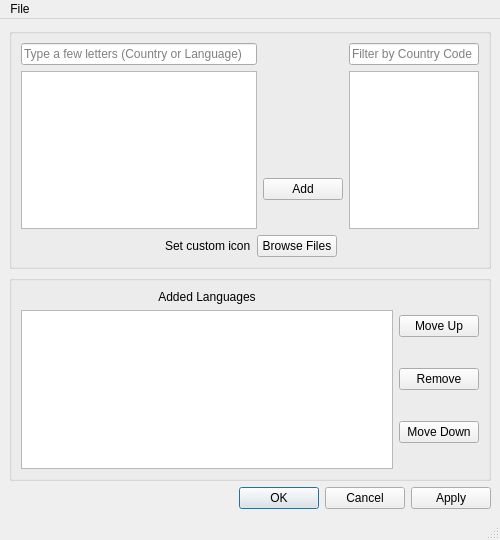
<?xml version="1.0" encoding="UTF-8"?>
<ui version="4.0">
 <class>MainWindow</class>
 <widget class="QMainWindow" name="MainWindow">
  <property name="geometry">
   <rect>
    <x>0</x>
    <y>0</y>
    <width>500</width>
    <height>540</height>
   </rect>
  </property>
  <property name="maximumSize">
   <size>
    <width>500</width>
    <height>540</height>
   </size>
  </property>
  <property name="windowTitle">
   <string>XkbSwitch Configuration</string>
  </property>
  <property name="windowIcon">
   <iconset resource="XkbConfig.qrc">
    <normaloff>:/xkbswitcher/AppIcon.png</normaloff>:/xkbswitcher/AppIcon.png</iconset>
  </property>
  <widget class="QWidget" name="centralwidget">
   <layout class="QGridLayout" name="gridLayout_3">
    <item row="0" column="0">
     <widget class="QGroupBox" name="groupBox">
      <property name="title">
       <string/>
      </property>
      <property name="flat">
       <bool>true</bool>
      </property>
      <layout class="QGridLayout" name="gridLayout">
       <item row="0" column="0">
        <layout class="QHBoxLayout" name="horizontalLayout_2">
         <item>
          <layout class="QVBoxLayout" name="verticalLayout_3">
           <item>
            <widget class="QLineEdit" name="lineEdit">
             <property name="placeholderText">
              <string>Type a few letters (Country or Language)</string>
             </property>
            </widget>
           </item>
           <item>
            <widget class="QListView" name="langView">
             <property name="editTriggers">
              <set>QAbstractItemView::NoEditTriggers</set>
             </property>
             <property name="alternatingRowColors">
              <bool>true</bool>
             </property>
            </widget>
           </item>
          </layout>
         </item>
         <item>
          <layout class="QVBoxLayout" name="verticalLayout">
           <item>
            <widget class="QLabel" name="flagLabel">
             <property name="maximumSize">
              <size>
               <width>58</width>
               <height>55</height>
              </size>
             </property>
             <property name="text">
              <string/>
             </property>
             <property name="scaledContents">
              <bool>false</bool>
             </property>
             <property name="alignment">
              <set>Qt::AlignCenter</set>
             </property>
             <property name="textInteractionFlags">
              <set>Qt::NoTextInteraction</set>
             </property>
            </widget>
           </item>
           <item>
            <spacer name="horizontalSpacer">
             <property name="orientation">
              <enum>Qt::Horizontal</enum>
             </property>
             <property name="sizeType">
              <enum>QSizePolicy::MinimumExpanding</enum>
             </property>
             <property name="sizeHint" stdset="0">
              <size>
               <width>58</width>
               <height>20</height>
              </size>
             </property>
            </spacer>
           </item>
           <item>
            <widget class="QPushButton" name="addButton">
             <property name="text">
              <string>Add</string>
             </property>
            </widget>
           </item>
          </layout>
         </item>
         <item>
          <layout class="QVBoxLayout" name="verticalLayout_2">
           <item>
            <widget class="QLineEdit" name="lineEdit_2">
             <property name="placeholderText">
              <string>Filter by Country Code</string>
             </property>
            </widget>
           </item>
           <item>
            <widget class="QListView" name="flagView">
             <property name="minimumSize">
              <size>
               <width>48</width>
               <height>0</height>
              </size>
             </property>
             <property name="maximumSize">
              <size>
               <width>150</width>
               <height>16777215</height>
              </size>
             </property>
             <property name="viewMode">
              <enum>QListView::IconMode</enum>
             </property>
            </widget>
           </item>
          </layout>
         </item>
        </layout>
       </item>
       <item row="1" column="0">
        <layout class="QHBoxLayout" name="horizontalLayout_3">
         <item>
          <spacer name="horizontalSpacer_2">
           <property name="orientation">
            <enum>Qt::Horizontal</enum>
           </property>
           <property name="sizeHint" stdset="0">
            <size>
             <width>40</width>
             <height>20</height>
            </size>
           </property>
          </spacer>
         </item>
         <item>
          <layout class="QHBoxLayout" name="horizontalLayout">
           <item>
            <widget class="QLabel" name="customFlagLabel">
             <property name="text">
              <string>Set custom icon</string>
             </property>
             <property name="indent">
              <number>2</number>
             </property>
            </widget>
           </item>
           <item>
            <widget class="QPushButton" name="browseButton">
             <property name="maximumSize">
              <size>
               <width>100</width>
               <height>16777215</height>
              </size>
             </property>
             <property name="text">
              <string>Browse Files</string>
             </property>
            </widget>
           </item>
          </layout>
         </item>
         <item>
          <spacer name="horizontalSpacer_3">
           <property name="orientation">
            <enum>Qt::Horizontal</enum>
           </property>
           <property name="sizeHint" stdset="0">
            <size>
             <width>40</width>
             <height>20</height>
            </size>
           </property>
          </spacer>
         </item>
        </layout>
       </item>
      </layout>
     </widget>
    </item>
    <item row="1" column="0">
     <widget class="QGroupBox" name="groupBox_2">
      <property name="title">
       <string/>
      </property>
      <layout class="QGridLayout" name="gridLayout_2">
       <item row="0" column="0">
        <layout class="QHBoxLayout" name="horizontalLayout_4">
         <item>
          <layout class="QVBoxLayout" name="verticalLayout_4">
           <item>
            <widget class="QLabel" name="label">
             <property name="text">
              <string>Added Languages</string>
             </property>
             <property name="alignment">
              <set>Qt::AlignCenter</set>
             </property>
            </widget>
           </item>
           <item>
            <widget class="QListWidget" name="resView">
             <property name="maximumSize">
              <size>
               <width>16777215</width>
               <height>16777215</height>
              </size>
             </property>
             <property name="alternatingRowColors">
              <bool>true</bool>
             </property>
             <property name="modelColumn">
              <number>0</number>
             </property>
             <property name="uniformItemSizes">
              <bool>true</bool>
             </property>
            </widget>
           </item>
          </layout>
         </item>
         <item>
          <layout class="QVBoxLayout" name="verticalLayout_5">
           <item>
            <widget class="QPushButton" name="moveUpButton">
             <property name="maximumSize">
              <size>
               <width>100</width>
               <height>16777215</height>
              </size>
             </property>
             <property name="text">
              <string>Move Up</string>
             </property>
            </widget>
           </item>
           <item>
            <widget class="QPushButton" name="removeButton">
             <property name="maximumSize">
              <size>
               <width>100</width>
               <height>16777215</height>
              </size>
             </property>
             <property name="text">
              <string>Remove</string>
             </property>
            </widget>
           </item>
           <item>
            <widget class="QPushButton" name="moveDownButton">
             <property name="maximumSize">
              <size>
               <width>100</width>
               <height>16777215</height>
              </size>
             </property>
             <property name="text">
              <string>Move Down</string>
             </property>
            </widget>
           </item>
          </layout>
         </item>
        </layout>
       </item>
      </layout>
     </widget>
    </item>
    <item row="2" column="0">
     <widget class="QDialogButtonBox" name="buttonBox">
      <property name="standardButtons">
       <set>QDialogButtonBox::Apply|QDialogButtonBox::Cancel|QDialogButtonBox::Ok</set>
      </property>
     </widget>
    </item>
   </layout>
  </widget>
  <widget class="QMenuBar" name="menubar">
   <property name="geometry">
    <rect>
     <x>0</x>
     <y>0</y>
     <width>500</width>
     <height>21</height>
    </rect>
   </property>
   <widget class="QMenu" name="menuFile">
    <property name="title">
     <string>File</string>
    </property>
    <addaction name="actionSave"/>
    <addaction name="actionQuit"/>
   </widget>
   <addaction name="menuFile"/>
  </widget>
  <widget class="QStatusBar" name="statusbar"/>
  <action name="actionSave">
   <property name="text">
    <string>Save</string>
   </property>
   <property name="shortcut">
    <string>Ctrl+S</string>
   </property>
  </action>
  <action name="actionQuit">
   <property name="text">
    <string>Quit</string>
   </property>
   <property name="shortcut">
    <string>Ctrl+Q</string>
   </property>
  </action>
 </widget>
 <resources>
  <include location="XkbConfig.qrc"/>
 </resources>
 <connections/>
</ui>
